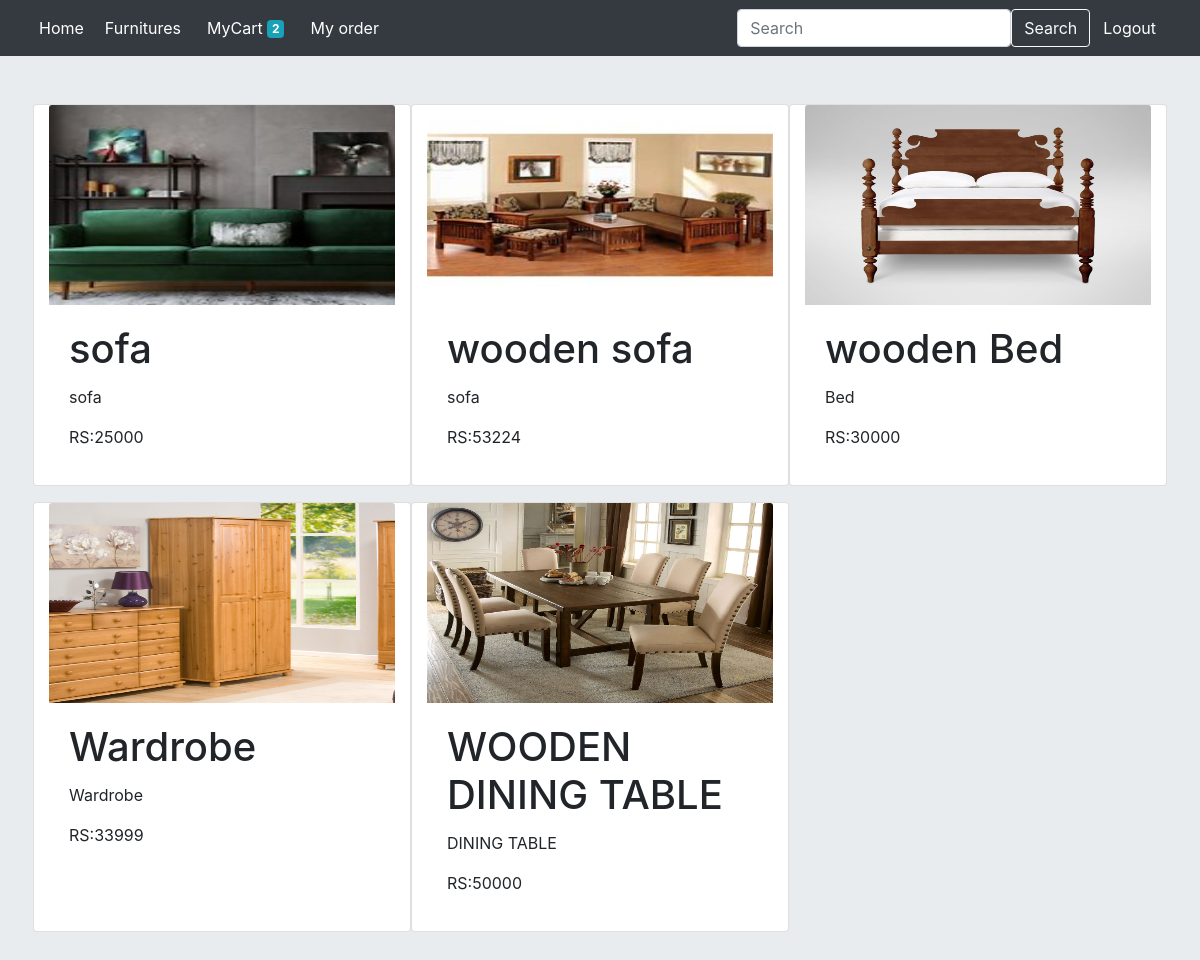
The page /cust/pro (signed in) on the database its author committed.
### store/models.py (models this page shows)
class Product(models.Model):
    name=models.CharField(max_length=100)
    price=models.IntegerField()
    image=models.ImageField(upload_to="product_images")
    description=models.CharField(max_length=500)
    category=models.CharField(max_length=100)

### cutomer/views.py (the view)
# urls.py: path('pro',ProductView.as_view(),name="product"),
@method_decorator(signin_required,name="dispatch")
class ProductView(TemplateView):
     template_name="products.html"
     def get_context_data(self, **kwargs):
        context = super().get_context_data(**kwargs)
        context["data"]=Product.objects.all()
        return context

### cutomer/context_processor.py (called while the page is built)
def cart_count(request):
    if request.user.is_authenticated:
        cnt=Cart.objects.filter(user=request.user,status="cart").count()
        return{"count":cnt}
    else:
        return {"count":0}

### cutomer/views.py (called while the page is built)
def signin_required(fn):
    def inner(request,*args, **kwargs):
     if request.user.is_authenticated:
         return fn(request,*args,**kwargs)
     else:
         return redirect("log")
    return inner

### cutomer/templates/products.html (shortened to what this page needs)
{% extends 'nav.html' %}
{% block nav %}
<div class="row jumbotron p-5">
    {% for i in data %}
    <div class="card col-4 mb-3" style="width: 18rem;">
        <img src="{{i.image.url}}" height="200px" class="card-img-top" alt="...">
        <div class="card-body">
          <h1 class="card-title">{{i.name}}</h1>
          <p class="card-text">{{i.category}}</p>
          <p class="card-text">RS:{{i.price}}</p>
        </div>
      </div>
      {% endfor %}
</div>
{% endblock nav %}

### cutomer/templates/nav.html (shortened to what this page needs)
<!doctype html>
<html lang="en">
  <head>
    <link rel="stylesheet" href="https://stackpath.bootstrapcdn.com/bootstrap/4.3.1/css/bootstrap.min.css">
  </head>
  <body>
    <nav class="navbar navbar-expand-lg bg-body-tertiary bg-dark text-white">
        <div class="container-fluid">
          <div class="collapse navbar-collapse" id="navbarSupportedContent">
            <ul class="navbar-nav me-auto mb-2 mb-lg-0">
              <li class="nav-item">
                <a class="nav-link active text-white" aria-current="page" href="{% url 'home' %}">Home</a>
              </li>
            </ul>
            <form class="d-flex " role="search">
                <a href="{% url 'product' %}" class="btn btn-outline-white text-white">Furnitures</a>
              <a href="{% url 'vcart' %}" class="btn btn-outline-white text-white">MyCart <span class="badge badge-info">{{count}}</span></a>
              <a href="{% url 'myorder' %}" class="btn btn-outline-white text-white">My order</a>
            </form>
          </div>
          <form class="d-flex" role="search" action="{% url 'search' %}" method="get">
            <input class="form-control me-2" type="search" name="search" placeholder="Search" aria-label="Search">
            <button
            on class="btn btn-outline-light" type="submit">Search</button>
            <a href="{% url 'lgout' %}" class="btn btn-outline-white text-white">Logout</a>
          </form>
        </div>
      </nav>
{% block nav %}
{% endblock nav %}
</body>
</html>

### cutomer/templates/nav.html (style rules this page uses)
body { background-color:lightsteelblue }

### rows shown on the page
Product: image (picture), name "sofa", category "sofa", price "25000"
Product: image (picture), name "wooden sofa", category "sofa", price "53224"
Product: image (picture), name "wooden Bed", category "Bed", price "30000"
Product: image (picture), name "Wardrobe", category "Wardrobe", price "33999"
Product: image (picture), name "WOODEN DINING TABLE", category "DINING TABLE", price "50000"

### other values the page prints
{{ count }} "2"
